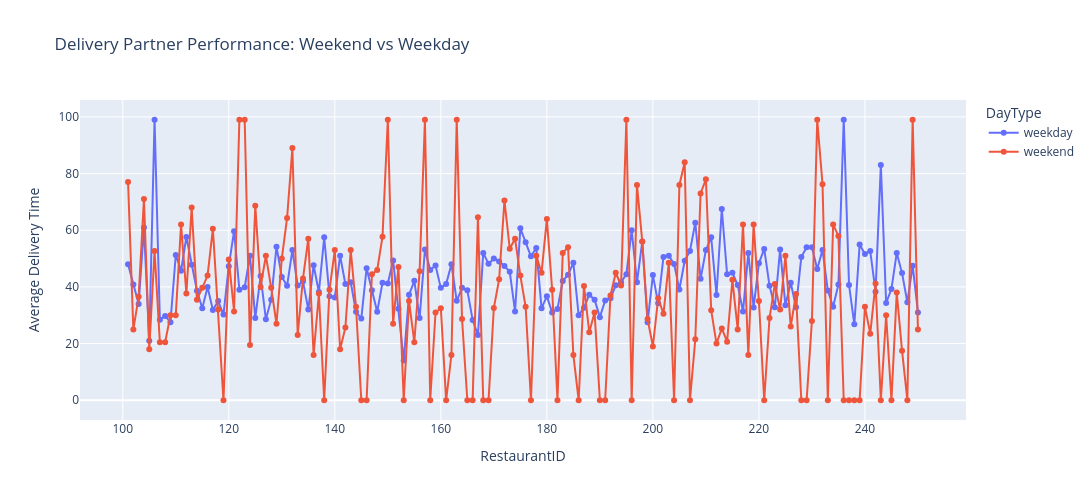

Notebook cell for this chart:
### Code cell
#visualization of deliverypartners performence
fig = px.line(paired_df, x=paired_df.index, y=[paired_df['weekday'], paired_df['weekend']], markers=True,
    labels={'x':'RestaurantID (Delivery Partner)', 'value':'Average Delivery Time'},
    title='Delivery Partner Performance: Weekend vs Weekday')

fig.update_layout( legend=dict(title='DayType'),
    yaxis_title='Average Delivery Time',width=1100,height=500)
fig.show()

### Figure 1 — Plotly figure (JSON) as saved in the notebook; plotly's stock layout.template omitted (floating-point values rounded to 4 significant figures; data arrays with more than 128 entries replaced by an {"elided": "..."} marker saying what was removed)
{"data": [{"hovertemplate": "variable=weekday<br>RestaurantID=%{x}<br>Average Delivery Time=%{y}<extra></extra>", "legendgroup": "weekday", "line": {"color": "#636efa", "dash": "solid"}, "marker": {"symbol": "circle"}, "mode": "lines+markers", "name": "weekday", "orientation": "v", "showlegend": true, "type": "scatter", "x": {"elided": "150 int values"}, "xaxis": "x", "y": {"elided": "150 float values"}, "yaxis": "y"}, {"hovertemplate": "variable=weekend<br>RestaurantID=%{x}<br>Average Delivery Time=%{y}<extra></extra>", "legendgroup": "weekend", "line": {"color": "#EF553B", "dash": "solid"}, "marker": {"symbol": "circle"}, "mode": "lines+markers", "name": "weekend", "orientation": "v", "showlegend": true, "type": "scatter", "x": {"elided": "150 int values"}, "xaxis": "x", "y": {"elided": "150 float values"}, "yaxis": "y"}], "layout": {"height": 500, "legend": {"title": {"text": "DayType"}, "tracegroupgap": 0}, "title": {"text": "Delivery Partner Performance: Weekend vs Weekday"}, "width": 1100, "xaxis": {"anchor": "y", "domain": [0, 1], "title": {"text": "RestaurantID"}}, "yaxis": {"anchor": "x", "domain": [0, 1], "title": {"text": "Average Delivery Time"}}}}
